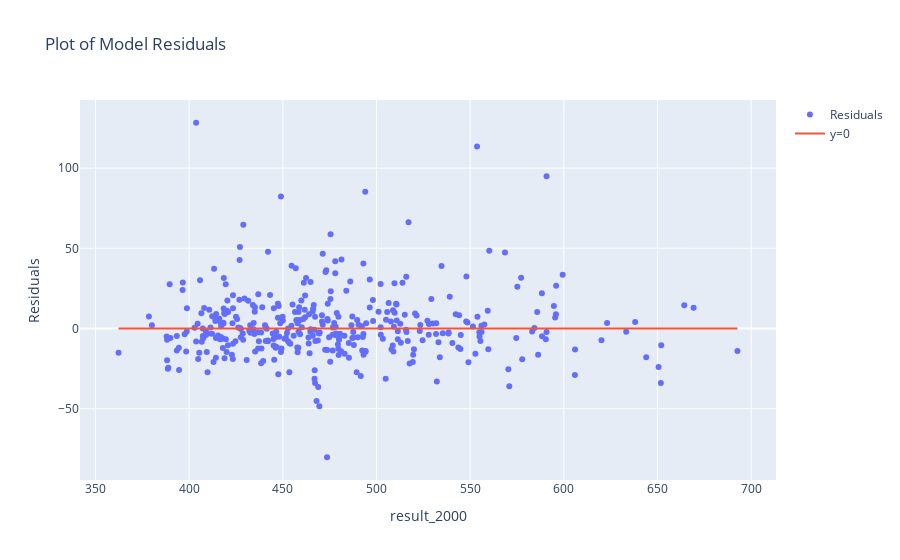

Source (notebook cell):
### Code cell
print(f"Mean squared error: {round(pp_row.models['2nd_order'].mse,1)}s")
print(f"Mean error: {round(np.sqrt(pp_row.models['2nd_order'].mse),1)}s")
fig = pp_row.models["2nd_order"].plot_residuals()
fig.show()
pp_row.models["2nd_order"].plot_QQ()

### Figure 1 — Plotly figure (JSON) as saved in the notebook; plotly's stock layout.template omitted (floating-point values rounded to 4 significant figures; data arrays with more than 128 entries replaced by an {"elided": "..."} marker saying what was removed)
{"data": [{"mode": "markers", "name": "Residuals", "type": "scatter", "x": {"elided": "383 float values"}, "y": {"elided": "383 float values"}}, {"name": "y=0", "type": "scatter", "x": {"elided": "383 float values"}, "y": {"elided": "383 int values"}}], "layout": {"title": {"text": "Plot of Model Residuals"}, "xaxis": {"title": {"text": "result_2000"}}, "yaxis": {"title": {"text": "Residuals"}}}}
